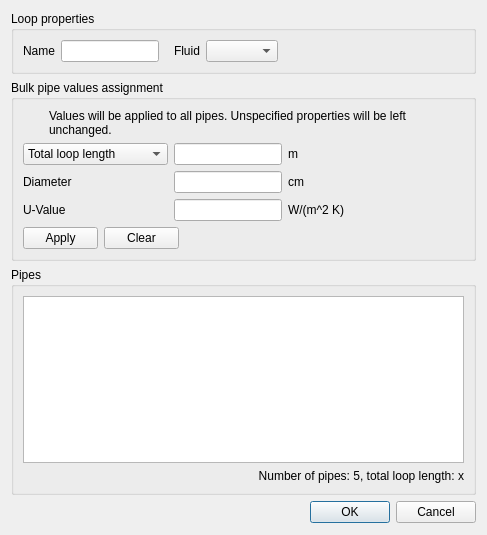
<?xml version="1.0" encoding="UTF-8"?>
<ui version="4.0">
 <class>hydraulicLoopDialog</class>
 <widget class="QDialog" name="hydraulicLoopDialog">
  <property name="geometry">
   <rect>
    <x>0</x>
    <y>0</y>
    <width>487</width>
    <height>535</height>
   </rect>
  </property>
  <property name="sizePolicy">
   <sizepolicy hsizetype="Preferred" vsizetype="Preferred">
    <horstretch>0</horstretch>
    <verstretch>0</verstretch>
   </sizepolicy>
  </property>
  <property name="windowTitle">
   <string>Hydraulic loop properties</string>
  </property>
  <layout class="QVBoxLayout" name="verticalLayout" stretch="2,3,10,1">
   <item>
    <widget class="QGroupBox" name="generalGroupBox">
     <property name="sizePolicy">
      <sizepolicy hsizetype="Preferred" vsizetype="Preferred">
       <horstretch>0</horstretch>
       <verstretch>0</verstretch>
      </sizepolicy>
     </property>
     <property name="title">
      <string>Loop properties</string>
     </property>
     <layout class="QHBoxLayout" name="horizontalLayout_2">
      <item>
       <widget class="QLabel" name="loopNameLabel">
        <property name="sizePolicy">
         <sizepolicy hsizetype="Preferred" vsizetype="Preferred">
          <horstretch>0</horstretch>
          <verstretch>0</verstretch>
         </sizepolicy>
        </property>
        <property name="text">
         <string>Name</string>
        </property>
       </widget>
      </item>
      <item>
       <widget class="QLineEdit" name="loopName">
        <property name="sizePolicy">
         <sizepolicy hsizetype="Maximum" vsizetype="Maximum">
          <horstretch>0</horstretch>
          <verstretch>0</verstretch>
         </sizepolicy>
        </property>
       </widget>
      </item>
      <item>
       <spacer name="horizontalSpacer">
        <property name="orientation">
         <enum>Qt::Horizontal</enum>
        </property>
        <property name="sizeType">
         <enum>QSizePolicy::Maximum</enum>
        </property>
        <property name="sizeHint" stdset="0">
         <size>
          <width>20</width>
          <height>12</height>
         </size>
        </property>
       </spacer>
      </item>
      <item>
       <widget class="QLabel" name="fluidLabel">
        <property name="sizePolicy">
         <sizepolicy hsizetype="Preferred" vsizetype="Preferred">
          <horstretch>0</horstretch>
          <verstretch>0</verstretch>
         </sizepolicy>
        </property>
        <property name="text">
         <string>Fluid</string>
        </property>
       </widget>
      </item>
      <item>
       <widget class="QComboBox" name="fluidComboBox">
        <property name="sizePolicy">
         <sizepolicy hsizetype="Maximum" vsizetype="Maximum">
          <horstretch>0</horstretch>
          <verstretch>0</verstretch>
         </sizepolicy>
        </property>
       </widget>
      </item>
      <item>
       <spacer name="horizontalSpacer_5">
        <property name="orientation">
         <enum>Qt::Horizontal</enum>
        </property>
        <property name="sizeType">
         <enum>QSizePolicy::Expanding</enum>
        </property>
        <property name="sizeHint" stdset="0">
         <size>
          <width>196</width>
          <height>12</height>
         </size>
        </property>
       </spacer>
      </item>
     </layout>
    </widget>
   </item>
   <item>
    <widget class="QGroupBox" name="groupBox">
     <property name="sizePolicy">
      <sizepolicy hsizetype="Preferred" vsizetype="Preferred">
       <horstretch>0</horstretch>
       <verstretch>0</verstretch>
      </sizepolicy>
     </property>
     <property name="minimumSize">
      <size>
       <width>0</width>
       <height>180</height>
      </size>
     </property>
     <property name="styleSheet">
      <string notr="true"/>
     </property>
     <property name="title">
      <string>Bulk pipe values assignment</string>
     </property>
     <layout class="QVBoxLayout" name="verticalLayout_2">
      <item>
       <layout class="QHBoxLayout" name="horizontalLayout_4">
        <item>
         <widget class="QWidget" name="widget" native="true">
          <property name="sizePolicy">
           <sizepolicy hsizetype="Preferred" vsizetype="Preferred">
            <horstretch>0</horstretch>
            <verstretch>0</verstretch>
           </sizepolicy>
          </property>
          <property name="minimumSize">
           <size>
            <width>20</width>
            <height>20</height>
           </size>
          </property>
          <property name="styleSheet">
           <string notr="true">image: url(:/tango-icons/status/tango-icon-theme-0.8.90/scalable/status/dialog-information.svg);</string>
          </property>
         </widget>
        </item>
        <item>
         <widget class="QLabel" name="label_6">
          <property name="sizePolicy">
           <sizepolicy hsizetype="Expanding" vsizetype="Preferred">
            <horstretch>0</horstretch>
            <verstretch>0</verstretch>
           </sizepolicy>
          </property>
          <property name="minimumSize">
           <size>
            <width>0</width>
            <height>20</height>
           </size>
          </property>
          <property name="lineWidth">
           <number>0</number>
          </property>
          <property name="text">
           <string>Values will be applied to all pipes. Unspecified properties will be left unchanged.</string>
          </property>
          <property name="wordWrap">
           <bool>true</bool>
          </property>
         </widget>
        </item>
       </layout>
      </item>
      <item>
       <layout class="QHBoxLayout" name="horizontalLayout_5">
        <item>
         <layout class="QGridLayout" name="gridLayout">
          <item row="0" column="0">
           <widget class="QComboBox" name="bulkLengthTypeComboBox">
            <property name="sizePolicy">
             <sizepolicy hsizetype="Preferred" vsizetype="Preferred">
              <horstretch>0</horstretch>
              <verstretch>0</verstretch>
             </sizepolicy>
            </property>
            <item>
             <property name="text">
              <string extracomment="The total loop length will be distributed equally among pipes in the loop">Total loop length</string>
             </property>
            </item>
            <item>
             <property name="text">
              <string>Individual pipe length</string>
             </property>
            </item>
           </widget>
          </item>
          <item row="0" column="1">
           <widget class="QLineEdit" name="bulkLengthLineEdit">
            <property name="sizePolicy">
             <sizepolicy hsizetype="Preferred" vsizetype="Preferred">
              <horstretch>0</horstretch>
              <verstretch>0</verstretch>
             </sizepolicy>
            </property>
           </widget>
          </item>
          <item row="0" column="2">
           <layout class="QHBoxLayout" name="horizontalLayout">
            <item>
             <widget class="QLabel" name="label">
              <property name="sizePolicy">
               <sizepolicy hsizetype="Preferred" vsizetype="Preferred">
                <horstretch>0</horstretch>
                <verstretch>0</verstretch>
               </sizepolicy>
              </property>
              <property name="text">
               <string>m</string>
              </property>
             </widget>
            </item>
            <item>
             <widget class="QWidget" name="bulkLengthInfoIconWidget" native="true">
              <property name="sizePolicy">
               <sizepolicy hsizetype="Preferred" vsizetype="Preferred">
                <horstretch>0</horstretch>
                <verstretch>0</verstretch>
               </sizepolicy>
              </property>
              <property name="minimumSize">
               <size>
                <width>20</width>
                <height>20</height>
               </size>
              </property>
              <property name="baseSize">
               <size>
                <width>0</width>
                <height>0</height>
               </size>
              </property>
              <property name="toolTip">
               <string>&lt;html&gt;&lt;head/&gt;&lt;body&gt;&lt;p&gt;The total length will be distributed evenly among the pipes.&lt;/p&gt;&lt;/body&gt;&lt;/html&gt;</string>
              </property>
              <property name="styleSheet">
               <string notr="true">image: url(:/tango-icons/status/tango-icon-theme-0.8.90/scalable/status/dialog-information.svg);</string>
              </property>
             </widget>
            </item>
            <item>
             <spacer name="horizontalSpacer_6">
              <property name="orientation">
               <enum>Qt::Horizontal</enum>
              </property>
              <property name="sizeHint" stdset="0">
               <size>
                <width>40</width>
                <height>20</height>
               </size>
              </property>
             </spacer>
            </item>
           </layout>
          </item>
          <item row="1" column="0">
           <widget class="QLabel" name="label_4">
            <property name="sizePolicy">
             <sizepolicy hsizetype="Preferred" vsizetype="Preferred">
              <horstretch>0</horstretch>
              <verstretch>0</verstretch>
             </sizepolicy>
            </property>
            <property name="text">
             <string>Diameter</string>
            </property>
           </widget>
          </item>
          <item row="1" column="1">
           <widget class="QLineEdit" name="bulkDiameterLineEdit">
            <property name="sizePolicy">
             <sizepolicy hsizetype="Preferred" vsizetype="Preferred">
              <horstretch>0</horstretch>
              <verstretch>0</verstretch>
             </sizepolicy>
            </property>
           </widget>
          </item>
          <item row="1" column="2">
           <widget class="QLabel" name="label_5">
            <property name="sizePolicy">
             <sizepolicy hsizetype="Preferred" vsizetype="Preferred">
              <horstretch>0</horstretch>
              <verstretch>0</verstretch>
             </sizepolicy>
            </property>
            <property name="text">
             <string>cm</string>
            </property>
           </widget>
          </item>
          <item row="2" column="0">
           <widget class="QLabel" name="bulkLengthUnitLabel">
            <property name="sizePolicy">
             <sizepolicy hsizetype="Preferred" vsizetype="Preferred">
              <horstretch>0</horstretch>
              <verstretch>0</verstretch>
             </sizepolicy>
            </property>
            <property name="text">
             <string>U-Value</string>
            </property>
           </widget>
          </item>
          <item row="2" column="1">
           <widget class="QLineEdit" name="bulkUValueLineEdit">
            <property name="sizePolicy">
             <sizepolicy hsizetype="Preferred" vsizetype="Preferred">
              <horstretch>0</horstretch>
              <verstretch>0</verstretch>
             </sizepolicy>
            </property>
           </widget>
          </item>
          <item row="2" column="2">
           <widget class="QLabel" name="label_3">
            <property name="sizePolicy">
             <sizepolicy hsizetype="Preferred" vsizetype="Preferred">
              <horstretch>0</horstretch>
              <verstretch>0</verstretch>
             </sizepolicy>
            </property>
            <property name="text">
             <string>W/(m^2 K)</string>
            </property>
           </widget>
          </item>
         </layout>
        </item>
        <item>
         <spacer name="horizontalSpacer_4">
          <property name="orientation">
           <enum>Qt::Horizontal</enum>
          </property>
          <property name="sizeHint" stdset="0">
           <size>
            <width>40</width>
            <height>20</height>
           </size>
          </property>
         </spacer>
        </item>
       </layout>
      </item>
      <item>
       <layout class="QHBoxLayout" name="horizontalLayout_3">
        <item>
         <widget class="QPushButton" name="bulkApplyButton">
          <property name="sizePolicy">
           <sizepolicy hsizetype="Maximum" vsizetype="Maximum">
            <horstretch>0</horstretch>
            <verstretch>0</verstretch>
           </sizepolicy>
          </property>
          <property name="maximumSize">
           <size>
            <width>75</width>
            <height>24</height>
           </size>
          </property>
          <property name="text">
           <string>Apply</string>
          </property>
         </widget>
        </item>
        <item>
         <widget class="QPushButton" name="bulkCancelButton">
          <property name="sizePolicy">
           <sizepolicy hsizetype="Maximum" vsizetype="Maximum">
            <horstretch>0</horstretch>
            <verstretch>0</verstretch>
           </sizepolicy>
          </property>
          <property name="maximumSize">
           <size>
            <width>75</width>
            <height>24</height>
           </size>
          </property>
          <property name="text">
           <string>Clear</string>
          </property>
         </widget>
        </item>
        <item>
         <spacer name="horizontalSpacer_2">
          <property name="orientation">
           <enum>Qt::Horizontal</enum>
          </property>
          <property name="sizeType">
           <enum>QSizePolicy::Expanding</enum>
          </property>
          <property name="sizeHint" stdset="0">
           <size>
            <width>40</width>
            <height>20</height>
           </size>
          </property>
         </spacer>
        </item>
       </layout>
      </item>
     </layout>
    </widget>
   </item>
   <item>
    <widget class="QGroupBox" name="pipesGroupBox">
     <property name="sizePolicy">
      <sizepolicy hsizetype="Preferred" vsizetype="Preferred">
       <horstretch>0</horstretch>
       <verstretch>0</verstretch>
      </sizepolicy>
     </property>
     <property name="title">
      <string>Pipes</string>
     </property>
     <layout class="QVBoxLayout" name="verticalLayout_3">
      <item>
       <widget class="QTableView" name="connectionsTableView">
        <property name="sizePolicy">
         <sizepolicy hsizetype="Preferred" vsizetype="Preferred">
          <horstretch>0</horstretch>
          <verstretch>0</verstretch>
         </sizepolicy>
        </property>
        <attribute name="horizontalHeaderStretchLastSection">
         <bool>true</bool>
        </attribute>
       </widget>
      </item>
      <item>
       <widget class="QLabel" name="pipesStatisticsLabel">
        <property name="text">
         <string>Number of pipes: 5, total loop length: x</string>
        </property>
        <property name="alignment">
         <set>Qt::AlignRight|Qt::AlignTrailing|Qt::AlignVCenter</set>
        </property>
       </widget>
      </item>
     </layout>
    </widget>
   </item>
   <item>
    <widget class="QDialogButtonBox" name="okCancelButtonBox">
     <property name="sizePolicy">
      <sizepolicy hsizetype="Preferred" vsizetype="Preferred">
       <horstretch>0</horstretch>
       <verstretch>0</verstretch>
      </sizepolicy>
     </property>
     <property name="orientation">
      <enum>Qt::Horizontal</enum>
     </property>
     <property name="standardButtons">
      <set>QDialogButtonBox::Cancel|QDialogButtonBox::Ok</set>
     </property>
    </widget>
   </item>
  </layout>
 </widget>
 <resources/>
 <connections>
  <connection>
   <sender>okCancelButtonBox</sender>
   <signal>accepted()</signal>
   <receiver>hydraulicLoopDialog</receiver>
   <slot>accept()</slot>
   <hints>
    <hint type="sourcelabel">
     <x>248</x>
     <y>254</y>
    </hint>
    <hint type="destinationlabel">
     <x>157</x>
     <y>274</y>
    </hint>
   </hints>
  </connection>
  <connection>
   <sender>okCancelButtonBox</sender>
   <signal>rejected()</signal>
   <receiver>hydraulicLoopDialog</receiver>
   <slot>reject()</slot>
   <hints>
    <hint type="sourcelabel">
     <x>316</x>
     <y>260</y>
    </hint>
    <hint type="destinationlabel">
     <x>286</x>
     <y>274</y>
    </hint>
   </hints>
  </connection>
 </connections>
</ui>
